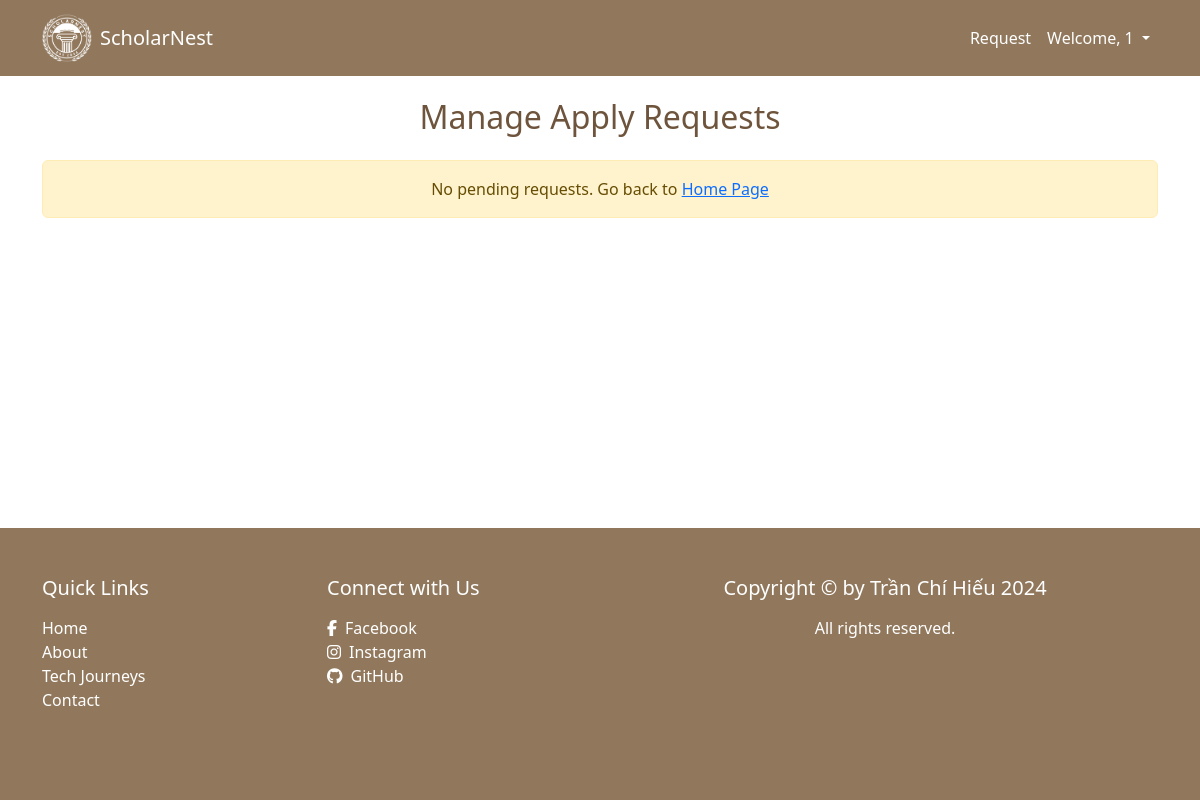
Page /manage/requests (signed in) on the earlier database version.
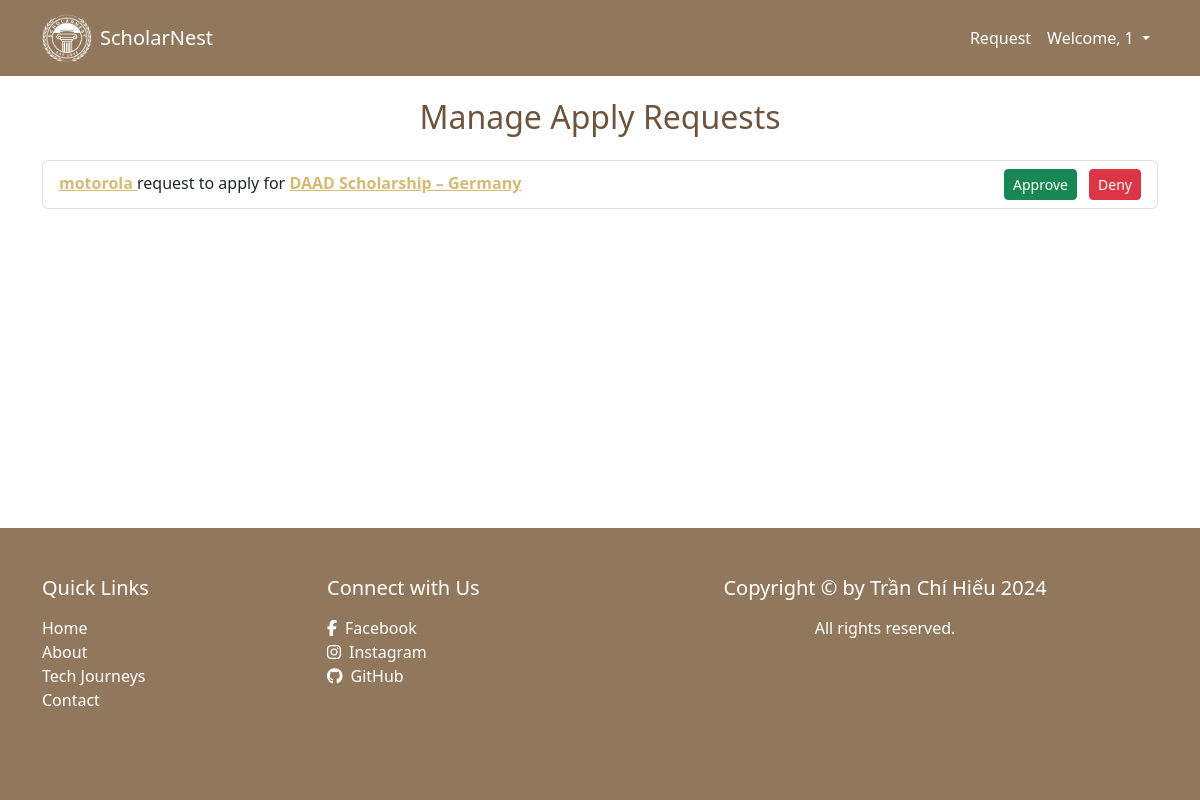
Same page on the later database version.
### articles/models.py (models this page shows, shortened)
class ApplyRequest(models.Model):
    article = models.ForeignKey(Articles, on_delete=models.CASCADE, related_name="apply_requests")
    user = models.ForeignKey(settings.AUTH_USER_MODEL, on_delete=models.CASCADE)
    status = models.CharField(max_length=10,
                              choices=[('pending', 'Pending'), ('approved', 'Approved'), ('denied', 'Denied')],
                              default='pending')
    created_at = models.DateTimeField(auto_now_add=True)

class Articles(models.Model):
    user = models.ForeignKey(settings.AUTH_USER_MODEL, on_delete=models.CASCADE, blank=True, null=True,
                             related_name="articles")
    title = models.CharField(max_length=500, unique=True)
    slug = models.SlugField(blank=True, null=True)
    thumbnail = models.ImageField(upload_to="img")
    slot = models.IntegerField(blank=True, null=True)
    admission_date = models.DateField()  # ngày nhập học
    require_gpa = models.DecimalField(max_digits=3, decimal_places=2,
                              validators=[MinValueValidator(0.0), MaxValueValidator(4.0)],
                              help_text="GPA scale 0.0 - 4.0", blank=True, null=True)
    entry_language = models.CharField(max_length=50)
    entry_points = models.CharField(max_length=50)
    diploma_after_course = models.CharField(max_length=50)
    costs = models.CharField(max_length=50)
    location = CountryField()
    course_length = models.CharField(max_length=50)
    information = models.TextField()
    featured = models.BooleanField(default=False)
    category = models.ForeignKey(Category, on_delete=models.CASCADE, blank=True, null=True,
                                 related_name="articles_template")
    createdDate = models.DateTimeField(auto_now_add=True)
    updatedDate = models.DateTimeField(auto_now=True)

### project/models.py (models this page shows, shortened)
class Users(AbstractUser):
    email = models.EmailField(unique=True)
    profile_pic = models.ImageField(upload_to="p_img", blank=True, null=True)
    dateOfBirth = models.DateField(null=True, blank=True)
    address = models.CharField(max_length=50, blank=True, null=True)
    phone = models.CharField(max_length=15, null=True)
    role = models.CharField(max_length=50, blank=True, null=True)
    bio = models.TextField(blank=True, null=True)
    is_student = models.BooleanField(default=False)
    gpa = models.DecimalField(max_digits=3, decimal_places=2,
                              validators=[MinValueValidator(0.0), MaxValueValidator(4.0)],
                              help_text="GPA scale 0.0 - 4.0", blank=True, null=True)
    language_type = models.CharField(max_length=50, null=True, blank=True)
    language_score = models.CharField(max_length=50, null=True, blank=True)
    language_certificate = models.ImageField(upload_to="language_certificate", null=True)
    desired_study_country = CountryField(blank=True, null=True)
    degree_interest = models.CharField(max_length=50, blank=True, null=True)
    USERNAME_FIELD = 'email'
    REQUIRED_FIELDS = ('username',)

### articles/views.py (the view)
# urls.py: path("manage/requests", views.manage_requests, name="manage-requests"),
@login_required(login_url="signin")
def manage_requests(request):
    articles = Articles.objects.filter(user=request.user)
    requests = ApplyRequest.objects.filter(article__in=articles, status="pending").select_related("user", "article")
    return render(request, "articles_template/manage_requests.html", {"requests": requests})

### articles/templates/articles_template/manage_requests.html (shortened to what this page needs)
{% extends "base.html" %}
{% block content %}
    <div class="container mt-5">
        <h2 class="text-center mb-4" style="color: #6e543c">Manage Apply Requests</h2>
        {% if requests %}
            <div class="list-group">
                {% for req in requests %}
                    <div class="list-group-item d-flex justify-content-between align-items-center">
                        <div>
                            <p class="mb-1">
                                <a href="{% url 'view-user-profile' req.user.id %}" target="_blank" style="color: #d6ba73">
                                    <strong>{{ req.user.username }}</strong>
                                </a> request to apply for
                                <a href="{% url 'detail' req.article.slug %}" target="_blank" style="color: #d6ba73">
                                    <strong>{{ req.article.title }}</strong>
                                </a>
                        </div>
                        <form method="POST" action="{% url 'update-request-status' req.id %}">
                            <button name="status" value="approved" class="btn btn-success btn-sm me-2">Approve</button>
                            <button name="status" value="denied" class="btn btn-danger btn-sm">Deny</button>
                        </form>
                    </div>
                {% endfor %}
            </div>
        {% else %}
            <div class="alert alert-warning text-center" role="alert">
                No pending requests. Go back to <a href="{% url 'index' %}">Home Page</a>
            </div>
        {% endif %}
    </div>
{% endblock %}

Differences in the rows shown:
added ApplyRequest: user.username "motorola", article "DAAD Scholarship – Germany"
Other differences:
text no longer shown: "No pending requests. Go back to Home Page"
